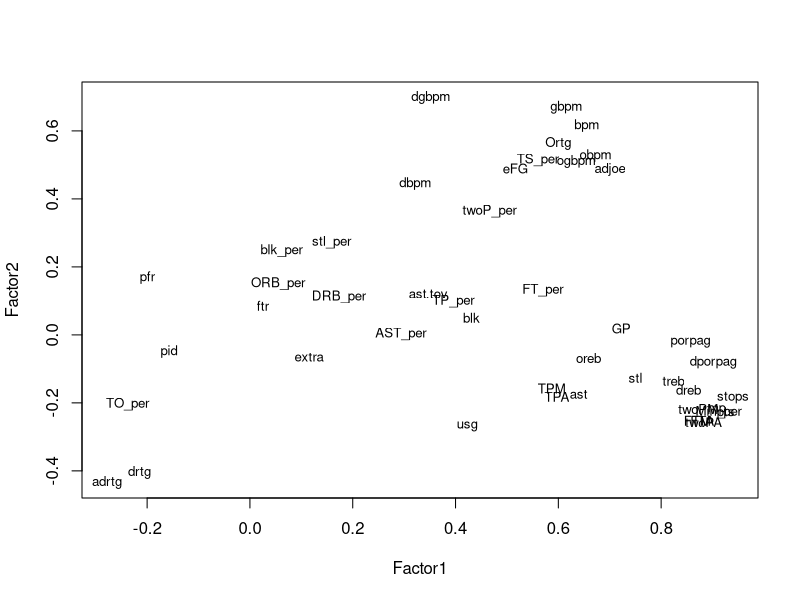
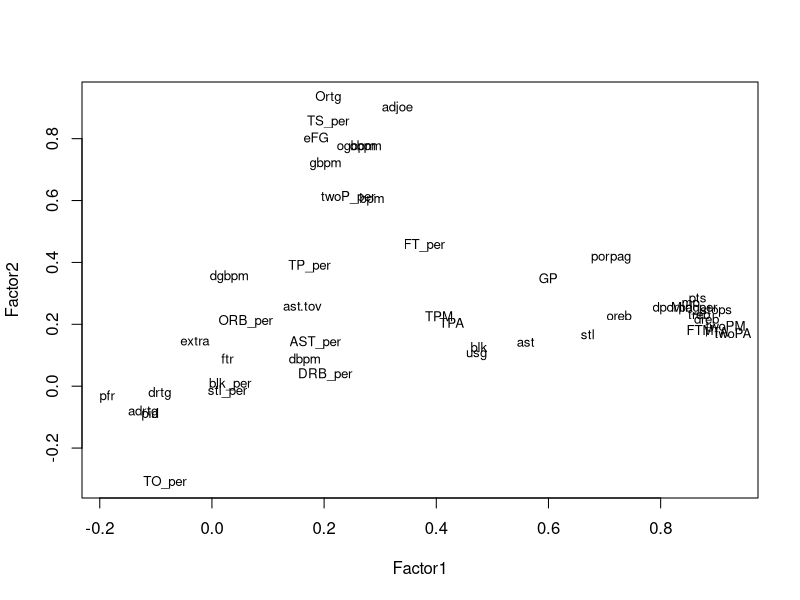

The R source for these figures, in order:
## ---- chunk 1
datos = read.csv('test.csv',sep = ",")
datos = datos[4:49]
head(datos)

## ---- chunk 2
library(MASS)
# usar 5 o 8 factores
fa_1 <- factanal(datos,factors = 5,rotation = "none",lower = 0.1)
fa_1
## ---- chunk 3
fa_1$uniquenesses
## ---- chunk 4
apply(fa_1$loadings^2,1,sum) # communality
## ---- chunk 5
Lambda = fa_1$loadings
Psi = diag(fa_1$uniquenesses)
S = fa_1$correlation
Sigma = Lambda %*% t(Lambda) + Psi
#Ahora restamos la matriz de correlación ajustada (Sigma) de nuestra matriz de correlación observada (S). También redondeamos el resultado a 4 dígitos.

round(S - Sigma, 4)

## ---- chunk 6
load <- fa_1$loadings[,1:5]
plot(load,type="n") 
text(load,labels=names(datos),cex=.8)
## ---- chunk 7
fa_2 <- factanal(datos,5,rotation = "varimax",lower = 0.1)
fa_2
## ---- chunk 8
load <- fa_2$loadings[,1:5]
plot(load,type="n") 
text(load,labels=names(datos),cex=0.8)
